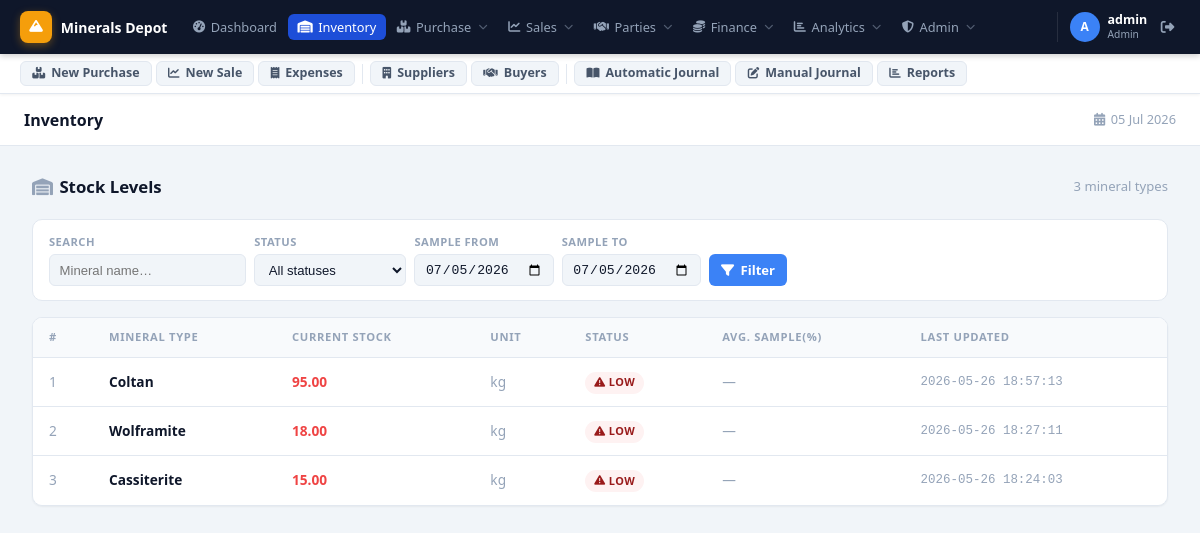
Page /inventory.php (signed in) on the earlier database version.
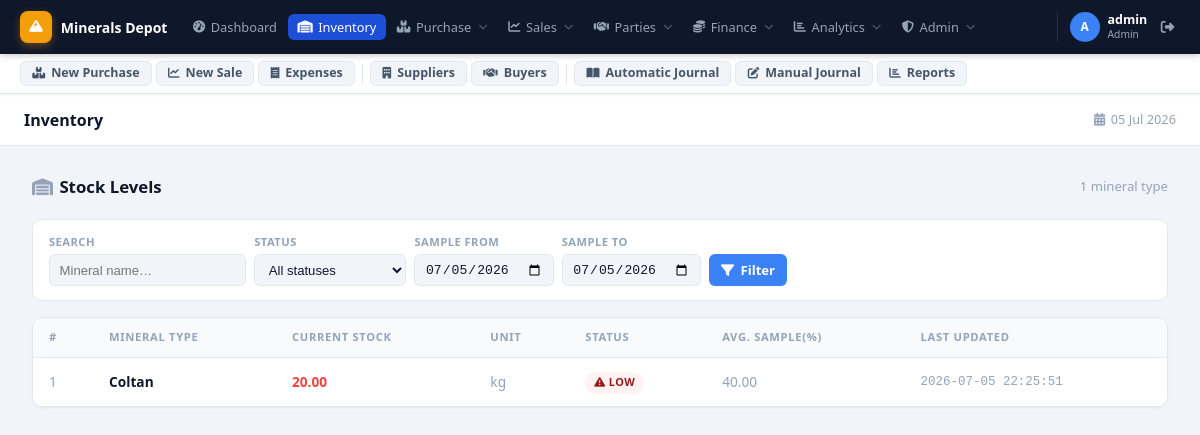
Same page on the later database version.
### tables this page shows
CREATE TABLE `inventory` (
  `id` int(11) NOT NULL AUTO_INCREMENT,
  `mineral_type_id` int(11) DEFAULT NULL,
  `current_stock` decimal(12,3) DEFAULT 0.000,
  `last_updated` timestamp NOT NULL DEFAULT current_timestamp() ON UPDATE current_timestamp(),
  PRIMARY KEY (`id`),
  UNIQUE KEY `mineral_type_id` (`mineral_type_id`),
  CONSTRAINT `inventory_ibfk_1` FOREIGN KEY (`mineral_type_id`) REFERENCES `mineral_types` (`id`)
);

CREATE TABLE `mineral_types` (
  `id` int(11) NOT NULL AUTO_INCREMENT,
  `name` varchar(50) NOT NULL,
  `unit` varchar(20) DEFAULT 'kg',
  `description` text DEFAULT NULL,
  PRIMARY KEY (`id`),
  UNIQUE KEY `name` (`name`)
);

### inventory.php (the view, shortened to what this page needs)
<?php
require_once 'config/database.php';
$today = date('Y-m-d');
$filters = [
    'search' => trim($_GET['search'] ?? ''),
    'status' => $_GET['status']      ?? '',
    'unit'   => $_GET['unit']        ?? '',
    'from'   => $_GET['from']        ?? $today,
    'to'     => $_GET['to']          ?? $today,
];
$where = []; $params = [];
$where_sql = $where ? 'WHERE '.implode(' AND ', $where) : '';
$stmt = $pdo->prepare("
    SELECT i.*, mt.name AS mineral_name, mt.unit,
           CAST(AVG(pd.sample) AS DECIMAL(10,2)) AS avg_sample
    FROM inventory i
    JOIN mineral_types mt ON i.mineral_type_id = mt.id
    LEFT JOIN purchase_details pd ON pd.mineral_id = i.mineral_type_id
        AND pd.purchase_date BETWEEN ? AND ?
    $where_sql
    GROUP BY i.id, mt.name, mt.unit
    ORDER BY i.current_stock DESC
");
$stmt->execute([$filters['from'], $filters['to'], ...$params]);
$inventory = $stmt->fetchAll();
include 'includes/header.php';
?>
<div class="page-header">
    <h2><i class="fas fa-warehouse" style="margin-right:.4rem;color:var(--text-muted)"></i>Stock Levels</h2>
    <span class="text-muted" style="font-size:.82rem"><?= count($inventory) ?> mineral type<?= count($inventory)!==1?'s':'' ?></span>
</div>
<form method="GET" action="inventory.php" class="filter-bar">
    <div class="filter-group">
        <label>Search</label>
        <input type="search" name="search" placeholder="Mineral name…"
               value="<?= htmlspecialchars($filters['search']) ?>">
    </div>
    <div class="filter-group">
        <label>Status</label>
        <select name="status">
            <option value="">All statuses</option>
        </select>
    </div>
    <div class="filter-group">
        <label>Sample From</label>
        <input type="date" name="from" value="<?= htmlspecialchars($filters['from']) ?>">
    </div>
    <div class="filter-group">
        <label>Sample To</label>
        <input type="date" name="to" value="<?= htmlspecialchars($filters['to']) ?>">
    </div>
    <div class="filter-actions">
        <button type="submit" class="btn btn-primary" style="height:2rem;padding:0 .75rem;font-size:.82rem">
            <i class="fas fa-filter"></i> Filter
        </button>
    </div>
</form>
<div class="table-wrap text-complete">
    <table>
        <thead>
            <tr>
                <th>#</th>
                <th>Mineral Type</th>
                <th>Current Stock</th>
                <th>Unit</th>
                <th>Status</th>
                <th>Avg. Sample(%)</th>
                <th>Last Updated</th>
            </tr>
        </thead>
        <tbody>
            <?php foreach($inventory as $i => $item):
                $cls = $item['current_stock']<100 ? 'low' : ($item['current_stock']<500 ? 'medium' : '');
                $isLow = $item['current_stock'] < 100;
            ?>
            <tr>
                <td class="text-muted"><?= $i+1 ?></td>
                <td class="fw-700"><?= htmlspecialchars($item['mineral_name']) ?></td>
                <td class="<?= $isLow ? 'low-stock' : '' ?> fw-600">
                    <?= number_format($item['current_stock'],2) ?>
                </td>
                <td class="text-muted"><?= htmlspecialchars($item['unit']) ?></td>
                <td>
                    <?php if($isLow): ?>
                        <span class="badge badge-danger"><i class="fas fa-triangle-exclamation" style="margin-right:.2rem"></i>Low</span>
                    <?php elseif($cls==='medium'): ?>
                        <span class="badge badge-warning">Medium</span>
                    <?php else: ?>
                        <span class="badge badge-success">Good</span>
                    <?php endif; ?>
                </td>
                <td class="text-muted"><?= $item['avg_sample'] !== null ? number_format((float)$item['avg_sample'], 2) : '—' ?></td>
                <td class="text-muted font-mono" style="font-size:.78rem"><?= $item['last_updated'] ?></td>
            </tr>
            <?php endforeach; ?>
        </tbody>
    </table>
</div>
<?php include 'includes/footer.php'; ?>

Differences in the rows shown:
removed inventory: mineral_type.name "Wolframite", current_stock "18.00", mineral_type.unit "kg", shows "LOW", last_updated "2026-05-26 18:27:11"
removed inventory: mineral_type.name "Cassiterite", current_stock "15.00", mineral_type.unit "kg", shows "LOW", last_updated "2026-05-26 18:24:03"
changed inventory "Coltan": current_stock "95.00" → "20.00"; avg_sample (not shown) → "40.00"; last_updated "2026-05-26 18:57:13" → "2026-07-05 22:25:51"; no longer shows "—"
Other differences:
count($inventory): "3" → "1"
text no longer shown: "s"
